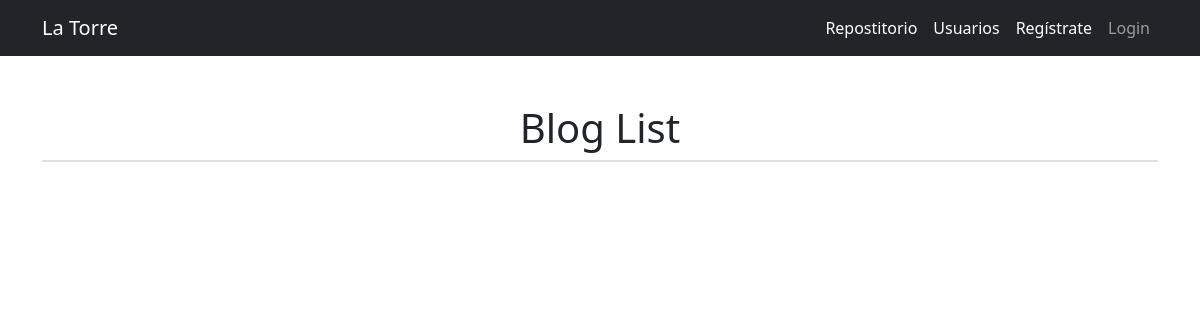
Page /blog/entradas/ on the earlier database version.
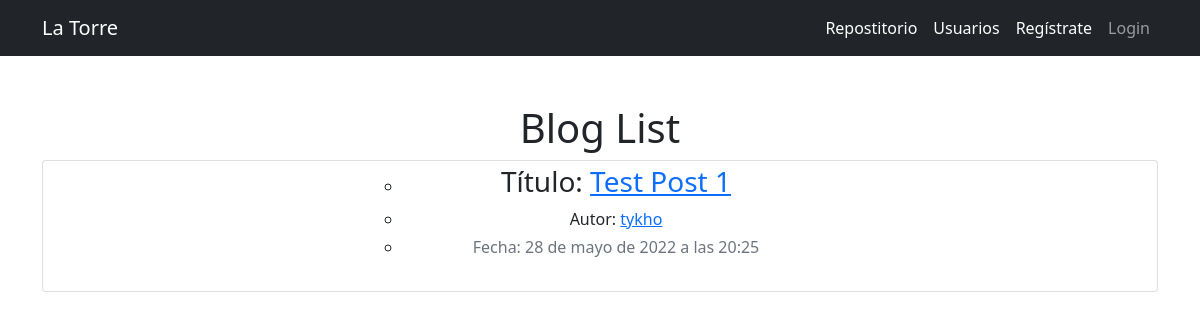
Same page on the later database version.
### blog/models.py (models this page shows, shortened)
class Post(models.Model):
    title = models.CharField(max_length=100)
    author = models.ForeignKey(User, on_delete=models.CASCADE)
    topic = models.CharField(max_length=200)
    date_posted = models.DateTimeField(default=timezone.now)
    content = models.TextField()

### blog/views.py (the view)
# urls.py: path('blog/entradas/', views.PostList.as_view(), name='Post-List'),
class PostList(ListView):
    model = Post
    template_name = 'blog/blog-list.html'
    ordering = ('-date_posted',)
    extra_context = {
        'title': "Listado de posts",
    }

### blog/templates/blog/blog-list.html
{% extends 'blog/base.html' %}
{% block content %}
        <h1>Blog List</h1>
        <ul class="card">
          {% for post in post_list %}
          <ul class="container col col-5 mb-3 mt-1">
            <li><h3>Título: <a href="{% url 'Post-Detail' post.id %}">{{ post.title }}</a></h3></li>
            <li><p class="mt-2 mb-1">Autor: <a href="{% url 'Userdetail' post.author.pk %}" target="_blank">{{ post.author }}</a></p></li>
            <li><p class="text-secondary mb-3">Fecha: {{ post.date_posted }}</p></li>
          </ul>
          {% endfor %}
        </ul>
{% endblock content %}

Differences in the rows shown:
added Post: title "Test Post 1", author "tykho", date_posted "28 de mayo de 2022 a las 20:25"
